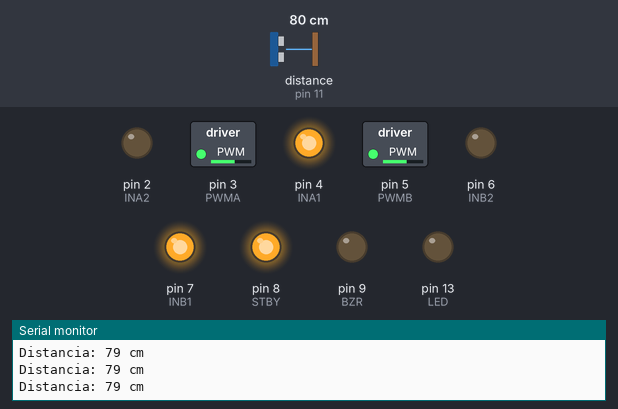
The sketch below on a simulated Arduino Uno, built with avr-gcc and run on an emulated ATmega328P. Shown: switched loads named in the sketch (green lamp = pin HIGH), output pins drawn as LEDs (lit = HIGH), the last lines printed to the serial monitor. Wiring (inferred from the names in the program): ultrasonic range finder: trigger pin 12; echo pin 11. Dashed ring = blinking. Inputs (shaded band) come from the test bench; at power-on: distance to the obstacle (sensor on pin 11) 80 cm. The echo pulse lasts 58.3 µs per cm; pins used as bus, display or sensor lines are not drawn.

Above: at 1.4 s.
1.5 s: distance to the obstacle (sensor on pin 11) set to 17 cm
3.0 s: distance to the obstacle (sensor on pin 11) set to 14 cm
At 7.92 s:
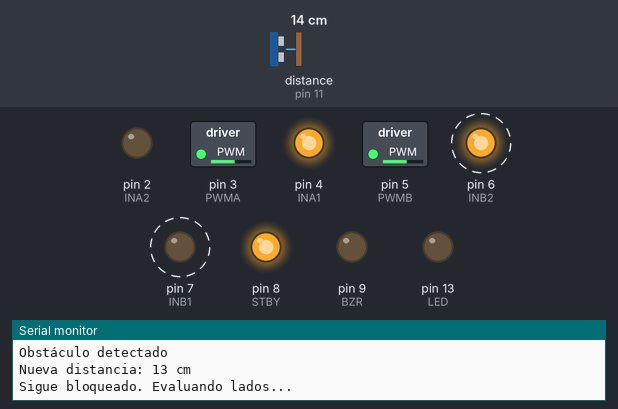
9.0 s: distance to the obstacle (sensor on pin 11) set to 60 cm
At 10.93 s:
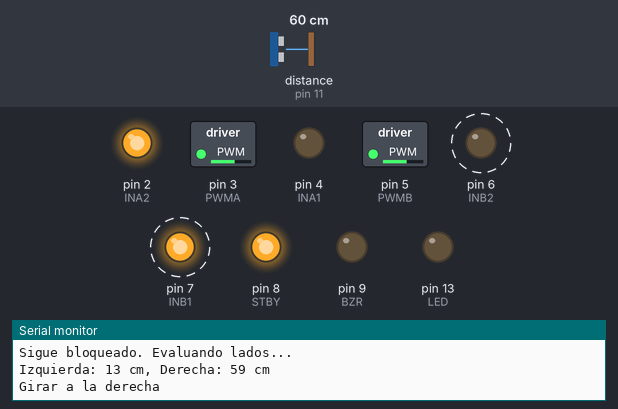
12.0 s: distance to the obstacle (sensor on pin 11) set to 2 cm
At 12.24 s:
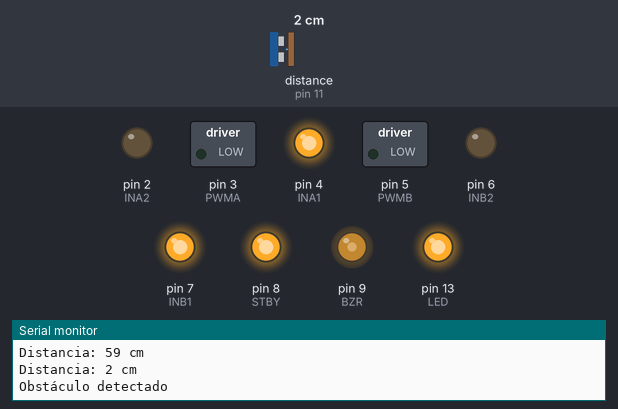
Timing chart, 0 to 16.0 s (numbered marks = the images above; inputs shaded):
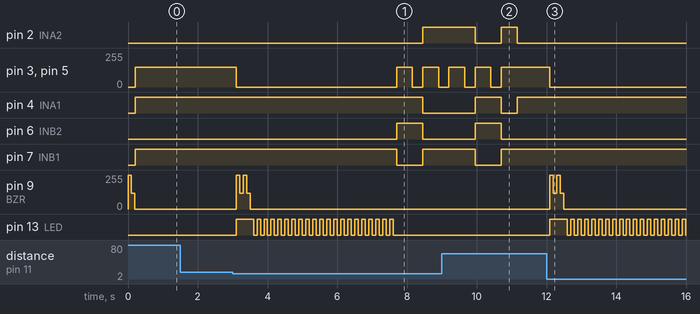

Measured:
- the behaviour switches between 16 and 15 cm on distance to the obstacle (sensor on pin 11) (found by bisection; images 0 and 1)
- after the input at 3.0 s, pin 2 (INA2): LOW → HIGH after 5.5 s; pin 3 (PWMA), pin 5 (PWMB): goes 0/255 4.6 s, 150/255 0.45 s, 0/255 0.30 s, 150/255 0.45 s, then 0/255, starting after 0.10 s; pin 4 (INA1): HIGH → LOW after 5.5 s; pin 6 (INB2): LOW → HIGH after 4.7 s, → LOW 0.75 s later; pin 7 (INB1): HIGH → LOW after 4.7 s, → HIGH 0.75 s later
- after the input at 9.0 s, pin 9 (BZR): stops changing and stays 0/255; pin 13 (LED): stays LOW (without the input it goes to HIGH after 2.3 s)
- after the input at 12.0 s, pin 3 (PWMA), pin 5 (PWMB): 150/255 → 0/255 after 0.09 s; pin 9 (BZR): 0/255 → 255/255 after 0.09 s, → 120/255 0.10 s later, → 255/255 0.10 s later, → 120/255 0.10 s later, … (5 changes in this stretch); pin 13 (LED): LOW → HIGH after 0.09 s, then repeats every 0.20 s: LOW 0.10 s, HIGH 0.10 s

The sketch:

noChoca_v2.ino
```cpp
// Pines del driver TB6612FNG
const int INA1 = 4;
const int INA2 = 2;
const int PWMA = 3;
const int INB1 = 7;
const int INB2 = 6;
const int PWMB = 5;
const int STBY = 8;

// Pines del sensor HC-SR04
const int TRIG = 12;
const int ECHO = 11;

// Otros pines
const int BZR = 9;
const int LED = 13;

// Variables
long duracion;
int distancia;
const int umbral = 15;     // cm
const int giro = 450;      // ms
const int t_beep = 200;

void setup() {
  pinMode(INA1, OUTPUT);
  pinMode(INA2, OUTPUT);
  pinMode(PWMA, OUTPUT);
  pinMode(INB1, OUTPUT);
  pinMode(INB2, OUTPUT);
  pinMode(PWMB, OUTPUT);
  pinMode(STBY, OUTPUT);

  pinMode(TRIG, OUTPUT);
  pinMode(ECHO, INPUT);
  pinMode(BZR, OUTPUT);
  pinMode(LED, OUTPUT);

  digitalWrite(STBY, HIGH);
  Serial.begin(9600);

  beep();
}

void loop() {
  distancia = medirDistancia();
  Serial.print("Distancia: ");
  Serial.print(distancia);
  Serial.println(" cm");

  digitalWrite(LED, (distancia < umbral));

  if (distancia < umbral) {
    Serial.println("Obstáculo detectado");

    detenerMotores();

    // Seniales
    beep();
    beep();
    luces();

    distancia = medirDistancia();
    Serial.print("Nueva distancia: ");
    Serial.print(distancia);
    Serial.println(" cm");

    if (distancia >= umbral) {
      Serial.println("Obstáculo se fue. Avanzar.");
      avanzar(150);
    } else {
      Serial.println("Sigue bloqueado. Evaluando lados...");
      int izquierda = medirLadoIzquierdo();
      int derecha = medirLadoDerecho();

      Serial.print("Izquierda: ");
      Serial.print(izquierda);
      Serial.print(" cm, Derecha: ");
      Serial.print(derecha);
      Serial.println(" cm");

      if (izquierda > derecha) {
        Serial.println("Girar a la izquierda");
        girarIzquierda(150);
      } else {
        Serial.println("Girar a la derecha");
        girarDerecha(150);
      }

      delay(giro);  // tiempo de desvío
      avanzar(150);
    }
  } else {
    avanzar(150);
  }

  delay(100);
}

int medirDistancia() {
  digitalWrite(TRIG, LOW);
  delayMicroseconds(2);
  digitalWrite(TRIG, HIGH);
  delayMicroseconds(10);
  digitalWrite(TRIG, LOW);
  long duracion = pulseIn(ECHO, HIGH, 20000); // timeout
  if (duracion == 0) return 999; // sin respuesta
  return duracion * 0.034 / 2;
}

int medirLadoIzquierdo() {
  girarIzquierda(150);
  delay(giro);
  detenerMotores();
  delay(300);
  int d = medirDistancia();
  girarDerecha(150);
  delay(giro);
  detenerMotores();
  delay(300);
  return d;
}

int medirLadoDerecho() {
  girarDerecha(150);
  delay(giro);
  detenerMotores();
  delay(300);
  int d = medirDistancia();
  girarIzquierda(150);
  delay(giro);
  detenerMotores();
  delay(300);
  return d;
}

// Funciones de movimiento
void avanzar(int velocidad) {
  digitalWrite(INA1, HIGH);
  digitalWrite(INA2, LOW);
  analogWrite(PWMA, velocidad);
  digitalWrite(INB1, HIGH);
  digitalWrite(INB2, LOW);
  analogWrite(PWMB, velocidad);
}

void girarIzquierda(int velocidad) {
  digitalWrite(INA1, HIGH);
  digitalWrite(INA2, LOW);
  analogWrite(PWMA, velocidad);
  digitalWrite(INB1, LOW);
  digitalWrite(INB2, HIGH);
  analogWrite(PWMB, velocidad);
}

void girarDerecha(int velocidad) {
  digitalWrite(INA1, LOW);
  digitalWrite(INA2, HIGH);
  analogWrite(PWMA, velocidad);
  digitalWrite(INB1, HIGH);
  digitalWrite(INB2, LOW);
  analogWrite(PWMB, velocidad);
}

void detenerMotores() {
  analogWrite(PWMA, 0);
  analogWrite(PWMB, 0);
}

void beep() {
  analogWrite(BZR, 255);
  delay(t_beep/2);
  analogWrite(BZR, 120);
  delay(t_beep/2);
  digitalWrite(BZR, LOW);
}

void luces(){
  for(int i=0; i<=20 ; i++){ //total= 2 segundos
    digitalWrite(LED, HIGH);
    delay(100);
    digitalWrite(LED, LOW);
    delay(100);
  }
}
```
